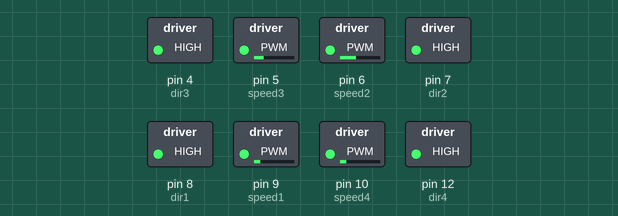
Simulated run of this sketch. Board: Arduino Uno, built with avr-gcc and run on an emulated ATmega328P. On the bench: switched loads named in the sketch (green lamp = pin HIGH). What the sketch prints to the serial monitor is not drawn.

Above: at 0.1 s.
At 5.1 s:
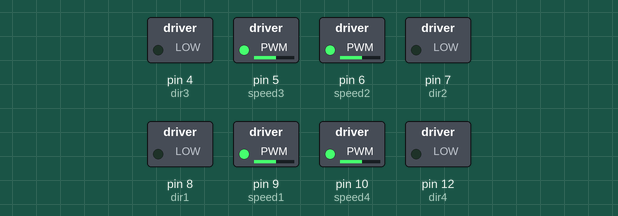
Timing chart, 0 to 6.6 s (numbered marks = the images above):
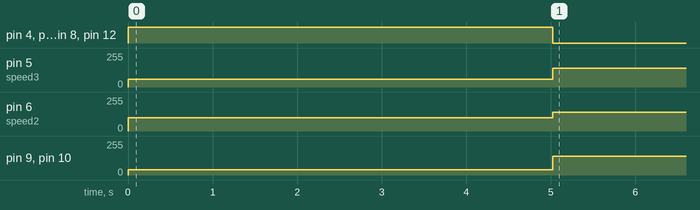

The sketch:

EMSD_1.0.ino
```cpp
#define ENCA 2 // Yellow
#define ENCB 3 // White

//full spool = 13 pulley revolutions
//Motor 1
int dir1 = 8;
int speed1 = 9;
//High=positive torque
//0=slow, 255=fast

//Motor 2
int dir2 = 7;
int speed2 = 6;
//HIGH=positive torque (wind up the cable)
//0=fast, 255=slow

//Motor3
int dir3 = 4;
int speed3 = 5;
//HIGH = positive torque
//0=fast, 255=slow

//Motor4
int dir4 = 12;
int speed4 = 10;
//HIGH = positive torque
//0 = slow, 255 = fast

float testSpeed = 140;
float testSpeed2 = 200.0;
float testSpeed3 = 50.0;
int counter = 0;
int divy = 100;
int flipFlop = 0;

void setup() {
  // put your setup code here, to run once:
  pinMode(dir1, OUTPUT);
  pinMode(dir2, OUTPUT);
  pinMode(dir3, OUTPUT);
  pinMode(dir4, OUTPUT);
  pinMode(speed1, OUTPUT);
  pinMode(speed2, OUTPUT);
  pinMode(speed3, OUTPUT);
  pinMode(speed4, OUTPUT);
  digitalWrite(dir1, LOW);
  digitalWrite(dir2, LOW);
  digitalWrite(dir3, LOW);
  digitalWrite(dir4, LOW);


  Serial.begin(9600);

}

void loop() {
  // put your main code here, to run repeatedly:
  counter ++;
  Serial.println(counter);

  if (counter<1000){
    //divy = divy*2;
    //counter = 0;
    if (flipFlop == 0){
      digitalWrite(dir1, HIGH);
      digitalWrite(dir2, HIGH);
      digitalWrite(dir3, HIGH);
      digitalWrite(dir4, HIGH);
      analogWrite(speed1, 40);    //0=slow, 255=fast
      analogWrite(speed2, 100);   //0=fast, 255=slow
      analogWrite(speed3, 60);    //0=fast, 255=slow
      analogWrite(speed4, 40);    //0=slow, 255=fast
      //Serial.print("M1: ccw");

      //flipFlop = 1;
    }
    else{
      digitalWrite(dir4, LOW);
      analogWrite(speed4, testSpeed);
      Serial.print("M1: cw");
      //flipFlop = 1;

    }
  }
  else if (1000 <= counter < 1300) {
    digitalWrite(dir1, LOW);
    digitalWrite(dir2, LOW);
    digitalWrite(dir3, LOW);
    digitalWrite(dir4, LOW);
    analogWrite(speed1, testSpeed);
    analogWrite(speed2, testSpeed);
    analogWrite(speed3, testSpeed);
    analogWrite(speed4, testSpeed);
  }
  else {
    analogWrite(speed1, 0);
    analogWrite(speed2, 255);
    analogWrite(speed3, 255);
    analogWrite(speed4, 0);

  }


}

//void readEnc(){
//  int r = digitalRead(EncB)
//}
```

Measured:
- by itself, pin 4 (dir3), pin 7 (dir2), pin 8 (dir1), pin 12 (dir4): LOW → HIGH at 0.00 s, → LOW 5.0 s later
- by itself, pin 5 (speed3): 0/255 → 60/255 at 0.00 s, → 140/255 5.0 s later
- by itself, pin 6 (speed2): 0/255 → 100/255 at 0.00 s, → 140/255 5.0 s later
- by itself, pin 9 (speed1), pin 10 (speed4): 0/255 → 40/255 at 0.00 s, → 140/255 5.0 s later
